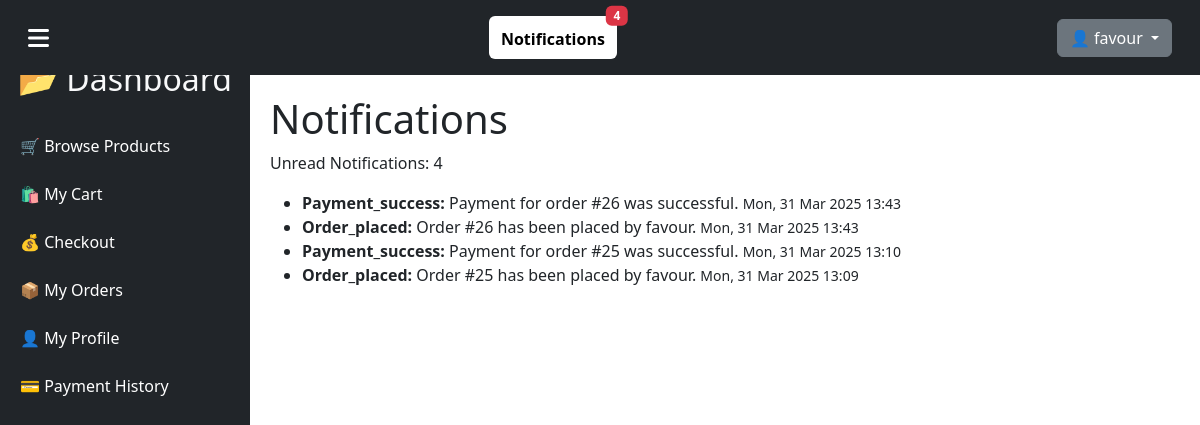
The page /inventory/notifications/ (signed in) on the database its author committed.
### users/models.py (models this page shows, shortened)
class CustomUser(AbstractUser):
    ROLE_CHOICES = [
        ('admin', 'Admin'),
        ('customer', 'Customer'),
    ]
    email = models.EmailField(unique=True)
    role = models.CharField(max_length=10, choices=ROLE_CHOICES, default='customer')
    objects = CustomUserManager()  # Attach the custom manager
    USERNAME_FIELD = "username"
    REQUIRED_FIELDS = ["email"]
    class Meta:
        verbose_name = "User"
        verbose_name_plural = "Users"

### inventory/models.py (models this page shows, shortened)
class Notification(models.Model):
    EVENT_CHOICES = [
        ('stock_added', 'Stock Added'),
        ('stock_low', 'Stock Low'),
        ('order_placed', 'Order Placed'),
        ('order_shipped', 'Order Shipped'),
        ('order_delivered', 'Order Delivered'),
        ('new_user', 'New User Signup'),
        ('payment_success', 'Payment Successful'),
        ('payment_failed', 'Payment Failed'),
        ('review_added', 'New Review'),
        ('out_of_stock', 'Product Out of Stock'),
    ]
    user = models.ForeignKey(
        settings.AUTH_USER_MODEL,
        on_delete=models.CASCADE,
        null=True,
        blank=True,
        related_name="notifications"
    )
    event = models.CharField(max_length=20, choices=EVENT_CHOICES)
    message = models.TextField()
    timestamp = models.DateTimeField(default=now, db_index=True)
    is_read = models.BooleanField(default=False, db_index=True)
    class Meta:
        ordering = ['-timestamp']  # Newest notifications first

### inventory/views.py (the view)
# urls.py: path('notifications/', views.customer_notifications_view, name='customer_notifications'),
@login_required
def customer_notifications_view(request):
    notifications = Notification.objects.filter(user=request.user).order_by('-timestamp')  # Get the user's notifications
    unread_notifications_count = notifications.filter(is_read=False).count()  # Get unread notifications count
    notifications.filter(is_read=False).update(is_read=True)
    return render(request, 'customer_notifications.html', {
        'notifications': notifications,
        'unread_notifications_count': unread_notifications_count,  # Pass the count here
    })

### inventory/templates/customer_notifications.html
{% extends 'base.html' %}
{% block content %}
    <h1>Notifications</h1>
    <p>Unread Notifications: {{ unread_notifications_count }}</p>
    <ul>
        {% for notification in notifications %}
            <li {% if not notification.is_read %} class="unread" {% endif %}>
                <strong>{{ notification.event|capfirst }}:</strong> {{ notification.message }}
                <small>{{ notification.timestamp|date:"D, d M Y H:i" }}</small>
            </li>
        {% endfor %}
    </ul>
{% endblock %}

### home/templates/base.html (shortened to what this page needs)
<!DOCTYPE html>
<html lang="en">
<head>
    <link rel="stylesheet" href="https://cdn.jsdelivr.net/npm/bootstrap@5.3.0/dist/css/bootstrap.min.css">
    <link rel="stylesheet" href="https://cdnjs.cloudflare.com/ajax/libs/font-awesome/6.4.2/css/all.min.css">
</head>
<body>
<nav class="navbar navbar-expand-lg bg-dark p-3">
    <div class="container-fluid d-flex justify-content-between align-items-center">
        <div class="menu-toggle text-white" onclick="toggleSidebar()">
            <i class="fas fa-bars"></i>
        </div>
        {% if user.is_authenticated %}
        <div class="dropdown">
            <button class="btn btn-light position-relative" type="button" id="notificationDropdown" data-bs-toggle="dropdown" aria-expanded="false">
                 Notifications
                {% if unread_notifications_count > 0 %}
                    <span class="badge bg-danger position-absolute top-0 start-100 translate-middle">
                        {{ unread_notifications_count }}
                    </span>
                {% endif %}
            </button>
        </div>
    {% endif %}
        <div>
            {% if user.is_authenticated %}
            <div class="dropdown">
                <button class="btn btn-secondary dropdown-toggle" type="button" data-bs-toggle="dropdown">
                    👤 {{ user.username }}
                </button>
            </div>
            {% else %}
            <a href="{% url 'login' %}" class="btn btn-success">Login</a>
            <a href="{% url 'signup' %}" class="btn btn-warning">Sign Up</a>
            {% endif %}
        </div>
    </div>
</nav>
<aside class="sidebar">
    <h2 class="text-light text-center">📂 Dashboard</h2>
    <ul class="list-unstyled mt-4">
        {% if user.is_authenticated %}
            {% if user.is_staff %}
            <li>
                <button class="dropdown-button">📦 Product Management ⬇</button>
                <ul class="dropdown-content">
                    <li><a href="{% url 'inventory:view_products' %}">📋 View Products</a></li>
                    <li><a href="{% url 'inventory:add_product' %}">➕ Add Product</a></li>
                </ul>
            </li>
            <li>
                <button class="dropdown-button">📊 Stock Management ⬇</button>
                <ul class="dropdown-content">
                    <li><a href="{% url 'inventory:view_stock' %}">📋 View Stock</a></li>
                </ul>
            </li>
            <li>
                <button class="dropdown-button">🏭 Supplier Management ⬇</button>
                <ul class="dropdown-content">
                    <li><a href="{% url 'inventory:supplier_list' %}">📋 View Suppliers</a></li>
                    <li><a href="{% url 'inventory:supplier_create' %}">➕ Add Supplier</a></li>
                </ul>
            </li>
            <li>
                <button class="dropdown-button">📊 Reports & Orders ⬇</button>
                <ul class="dropdown-content">
                    <li><a href="{% url 'order:admin_order_list' %}">📦 Orders</a></li>
                    <li><a href="{% url 'orders:order_report' %}">📊 Order Report</a></li>
                    <li><a href="{% url 'orders:admin_payment_list' %}">💳 View Payments</a></li>
                    <li><a href="{% url 'orders:export_orders_csv' %}">📄 Export Orders (CSV)</a></li>
                </ul>
            </li>
            <li><a href="{% url 'user_list' %}">👥 Manage Users</a></li>
            {% else %}
            <li><a href="{% url 'inventory:browse_products' %}">🛒 Browse Products</a></li>
            <li><a href="{% url 'orders:cart_detail' %}">🛍 My Cart</a></li>
            <li><a href="{% url 'orders:checkout_view' %}">💰 Checkout</a></li>
            <li><a href="{% url 'orders:my_orders' %}">📦 My Orders</a></li>
            <li><a href="{% url 'user_profile' %}">👤 My Profile</a></li>
            <li><a href="{% url 'orders:payment_history' %}">💳 Payment History</a></li>
            {% endif %}
        {% endif %}
    </ul>
</aside>
<main class="main-content">
    {% block content %}{% endblock %}
</main>
</body>
</html>

### home/templates/base.html (style rules this page uses)
#notificationDropdown { background-color: #fff; border: none; font-weight: bold; }
.navbar { position: sticky; top: 0; width: 100%; z-index: 1000; background-color: #343a40; padding: 15px 20px; }
.sidebar { width: 250px; height: 100vh; background-color: #212529; position: fixed; top: 0; left: 0; padding-top: 60px; transition: all 0.3s ease-in-out; }
.sidebar a { display: block; padding: 12px 20px; color: white; text-decoration: none; }
.main-content { margin-left: 250px; padding: 20px; }
.menu-toggle { font-size: 24px; cursor: pointer; color: white; }

### rows shown on the page
CustomUser: username "favour"
Notification: event "Payment_success", message "Payment for order #26 was successful.", timestamp "Mon, 31 Mar 2025 13:43"
Notification: event "Order_placed", message "Order #26 has been placed by favour.", timestamp "Mon, 31 Mar 2025 13:43"
Notification: event "Payment_success", message "Payment for order #25 was successful.", timestamp "Mon, 31 Mar 2025 13:10"
Notification: event "Order_placed", message "Order #25 has been placed by favour.", timestamp "Mon, 31 Mar 2025 13:09"

### other values the page prints
{{ unread_notifications_count }} "4"
